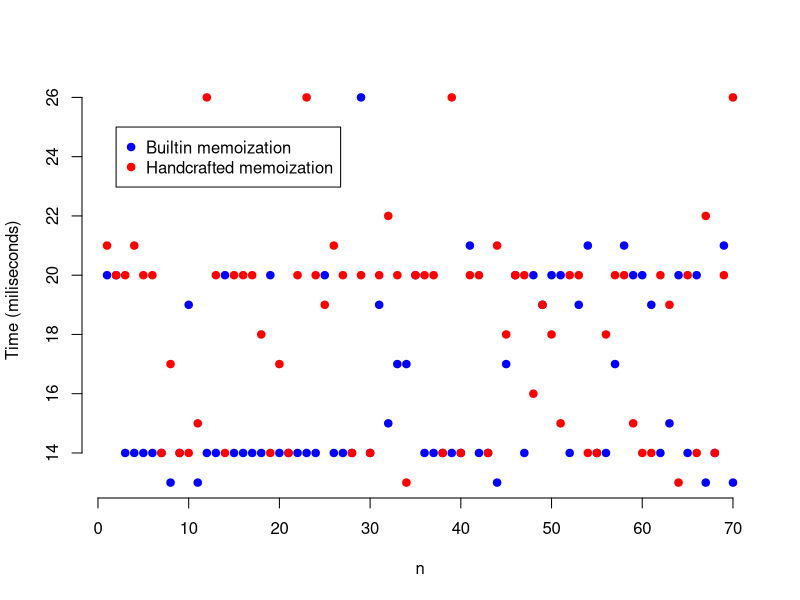

This chart was generated by the following R code:
no_memo <- read.csv(file = "fib-memo.csv")
memo <- read.csv(file = "fib-hand-memo.csv")

plot(no_memo$n, no_memo$time, xlab = "n", ylab = "Time (miliseconds)", pch = 19, frame = FALSE, col = "blue")

points(memo$n, memo$time, pch = 19, col = "red")


legend(2, 25, legend=c("Builtin memoization", "Handcrafted memoization"), pch=c(19, 19), col=c("blue", "red"))
